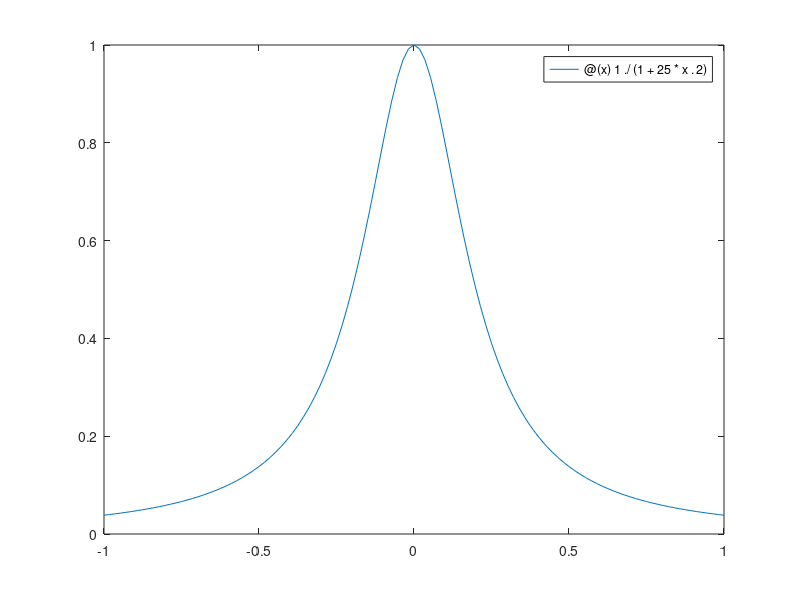

Recreate this plot in MATLAB. (Note: this script raises an error after producing the figure.)
% This short matlab codes implement the adaptive residual subsampling 
% method for radial basis function 1-D interpolation problem. 
%
% For reference, see:
% Adaptive residual subsampling methods for radial basis function
% interpolation and collocation problems. submitted to Computers Math. Appl
%
% Tobin A. Driscoll and Alfa R.H. Heryudono    05/14/2006
% MATLAB 7 is recommended.

thetar = 2e-5; thetac = 1e-8; N = 13;
f = @(x) 1./(1+25*x.^2);
phi = @(r,epsilon) sqrt((epsilon*r).^2 + 1);

fplot(f,[-1 1]); tp = title('','erasemode','xor'); hold on
fhandle = plot(1,0,'ko',1,0,'ko','MarkerSize',4);
x = linspace(-1,1,N)';
Nxx = 2001; xx = linspace(-1,1,Nxx)'; pp = f(xx);

refine = true;
while any(refine)
  N = length(x); dx = diff(x); 
  epsilon = 0.75*min([Inf;1./dx],[1./dx;Inf]);
  y = x(1:N-1) + 0.5*dx;
  
  [A,B,Axx]=deal(zeros(N),zeros(N-1,N),zeros(Nxx,N));
  for j=1:N
    A(:,j) = phi(x-x(j),epsilon(j)); 
    B(:,j) = phi(y-x(j),epsilon(j)); 
    Axx(:,j) = phi(xx-x(j),epsilon(j));
  end
  lambda = A\f(x); resid = abs(B*lambda - f(y)); 
  err = norm(Axx*lambda-pp,inf);
  
  % Plot
  set(tp,'string',sprintf('N = %3i,    Max error = %0.4e.',N,err));
  xdata = num2cell([x x]',2); ydata = num2cell([f(x) 0*x]',2);
  set(fhandle,{'xdata'},xdata,{'ydata'},ydata);
  drawnow
  
  % Refine
  refine = resid > thetar;
  fprintf('Adding %i centers.',sum(refine))
  x = sort([x;y(refine)]);
  
  % Coarsen
  coarsen = resid(1:N-2) < thetac & resid(2:N-1) < thetac;
  coarsen = 1+find(coarsen); x(coarsen) = [];
  fprintf(' Removing %i centers.\n',length(coarsen))
  disp('Press enter to continue'); pause
end
